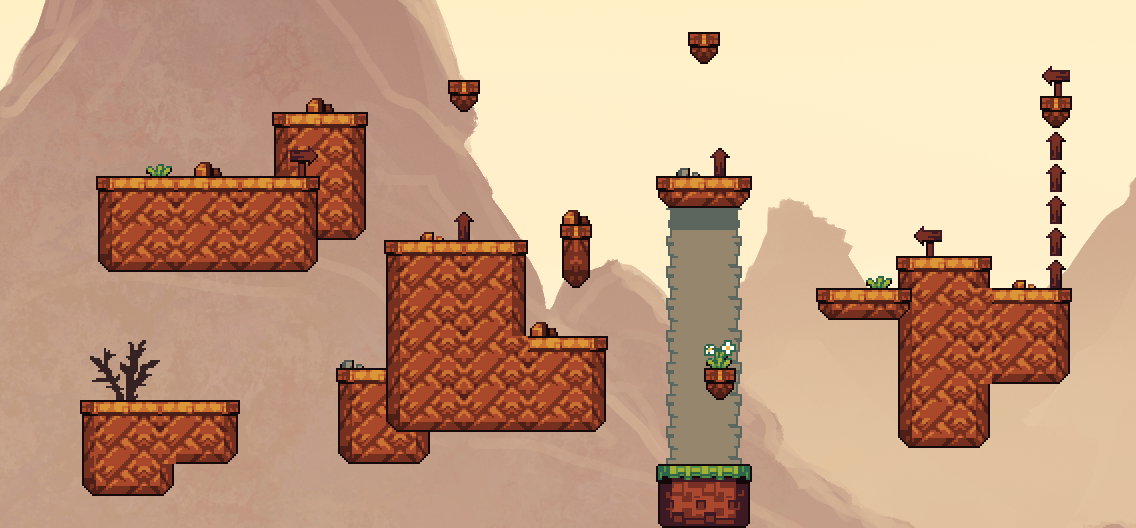

This game map was drawn from its Tiled (.tmx) file and the tilesets committed beside it. A one-line description and the trimmed map source follow:
An orthogonal 71x33 tile map with 16x16 px tiles, 4 tile layers (deco1, backPlatforms, deco2, frontPlatforms), 1 image layer and 27 objects (9x wall, 8x one_way, 3x teleport, 3x boost_up, 2x boost_left, ...).

<map version="1.0" tiledversion="1.1.1" orientation="orthogonal" renderorder="right-down" width="71" height="33" tilewidth="16" tileheight="16" infinite="0" nextobjectid="48">
 <tileset firstgid="1" source="main.tsx" />
 <imagelayer name="bg" offsetx="-366.818" offsety="-374.818">
  <image source="../gfx/rock.png" width="1920" height="1080" />
  <properties>
   <property name="paralax" type="float" value="0.7" />
  </properties>
 </imagelayer>
 <layer name="deco1" width="71" height="33">
  <data>[2343 cells, 126 non-empty, 48 distinct tile ids]</data>
 </layer>
 <layer name="backPlatforms" width="71" height="33">
  <data>[2343 cells, 186 non-empty, 36 distinct tile ids]</data>
 </layer>
 <layer name="deco2" width="71" height="33">
  <data>[2343 cells, 64 non-empty, 24 distinct tile ids]</data>
 </layer>
 <layer name="frontPlatforms" width="71" height="33">
  <data>[2343 cells, 346 non-empty, 86 distinct tile ids]</data>
 </layer>
 <objectgroup name="collisions">
  <object id="1" name="wall" x="96" y="176" width="224" height="96">
   <properties>
    <property name="isWall" type="bool" value="true" />
   </properties>
  </object>
  <object id="2" name="one_way" x="271.333" y="114" width="96" height="16">
   <properties>
    <property name="isOneWay" type="bool" value="true" />
   </properties>
  </object>
  <object id="5" name="wall" x="384" y="240" width="144" height="192">
   <properties>
    <property name="isWall" type="bool" value="true" />
   </properties>
  </object>
  <object id="6" name="wall" x="528" y="336" width="80" height="96">
   <properties>
    <property name="isWall" type="bool" value="true" />
   </properties>
  </object>
  <object id="7" name="one_way" x="560" y="224" width="32" height="16">
   <properties>
    <property name="isOneWay" type="bool" value="true" />
   </properties>
  </object>
  <object id="8" name="one_way" x="1040" y="96" width="32" height="16">
   <properties>
    <property name="isOneWay" type="bool" value="true" />
   </properties>
  </object>
  <object id="9" name="one_way" x="704" y="368" width="32" height="16">
   <properties>
    <property name="isOneWay" type="bool" value="true" />
   </properties>
  </object>
  <object id="10" name="one_way" x="656" y="176" width="96" height="16">
   <properties>
    <property name="isOneWay" type="bool" value="true" />
   </properties>
  </object>
  <object id="11" name="one_way" x="816" y="288" width="96" height="16">
   <properties>
    <property name="isOneWay" type="bool" value="true" />
   </properties>
  </object>
  <object id="12" name="wall" x="896" y="256" width="96" height="192">
   <properties>
    <property name="isWall" type="bool" value="true" />
   </properties>
  </object>
  <object id="13" name="wall" x="992" y="288" width="80" height="96">
   <properties>
    <property name="isWall" type="bool" value="true" />
   </properties>
  </object>
  <object id="14" name="wall" x="336" y="368" width="96" height="96">
   <properties>
    <property name="isWall" type="bool" value="true" />
   </properties>
  </object>
  <object id="15" name="wall" x="80" y="400" width="160" height="64">
   <properties>
    <property name="isWall" type="bool" value="true" />
   </properties>
  </object>
  <object id="16" name="wall" x="80" y="464" width="96" height="32">
   <properties>
    <property name="isWall" type="bool" value="true" />
   </properties>
  </object>
  <object id="34" name="wall" x="656" y="464" width="96" height="64">
   <properties>
    <property name="isWall" type="bool" value="true" />
   </properties>
  </object>
  <object id="45" name="one_way" x="688" y="32" width="32" height="16">
   <properties>
    <property name="isOneWay" type="bool" value="true" />
   </properties>
  </object>
  <object id="47" name="one_way" x="448" y="80" width="32" height="16">
   <properties>
    <property name="isOneWay" type="bool" value="true" />
   </properties>
  </object>
 </objectgroup>
 <objectgroup name="triggers">
  <object id="17" name="boost_left" x="912" y="224" width="32" height="32">
   <properties>
    <property name="isTrigger" type="bool" value="true" />
    <property name="params" value="-2.5, 0" />
    <property name="triggerName" value="applyForce" />
   </properties>
  </object>
  <object id="28" name="teleport" x="-176" y="512" width="1536" height="16">
   <properties>
    <property name="isTrigger" type="bool" value="true" />
    <property name="params" value="576, 192" />
    <property name="triggerName" value="setPosition" />
   </properties>
  </object>
  <object id="31" name="boost_up" x="448" y="208" width="32" height="32">
   <properties>
    <property name="isTrigger" type="bool" value="true" />
    <property name="params" value="0, -100" />
    <property name="triggerName" value="applyForce" />
   </properties>
  </object>
  <object id="32" name="boost_right" x="288" y="144" width="32" height="32">
   <properties>
    <property name="isTrigger" type="bool" value="true" />
    <property name="params" value="5.0, 0" />
    <property name="triggerName" value="applyForce" />
   </properties>
  </object>
  <object id="41" name="teleport" x="-192" y="-176" width="16" height="688">
   <properties>
    <property name="isTrigger" type="bool" value="true" />
    <property name="params" value="576, 192" />
    <property name="triggerName" value="setPosition" />
   </properties>
  </object>
  <object id="42" name="teleport" x="1360" y="-176" width="16" height="688">
   <properties>
    <property name="isTrigger" type="bool" value="true" />
    <property name="params" value="576, 192" />
    <property name="triggerName" value="setPosition" />
   </properties>
  </object>
  <object id="43" name="boost_up" x="1040" y="128" width="32" height="160">
   <properties>
    <property name="isTrigger" type="bool" value="true" />
    <property name="params" value="0, -100" />
    <property name="triggerName" value="applyForce" />
   </properties>
  </object>
  <object id="44" name="boost_left" x="1040" y="64" width="32" height="32">
   <properties>
    <property name="isTrigger" type="bool" value="true" />
    <property name="params" value="-100, -100" />
    <property name="triggerName" value="setForce" />
   </properties>
  </object>
  <object id="46" name="boost_up" x="704" y="144" width="32" height="32">
   <properties>
    <property name="isTrigger" type="bool" value="true" />
    <property name="params" value="0, -50" />
    <property name="triggerName" value="applyForce" />
   </properties>
  </object>
 </objectgroup>
 <objectgroup name="zones">
  <object id="24" name="player" x="576" y="192">
   <properties>
    <property name="isPlayer" type="bool" value="true" />
   </properties>
   <point />
  </object>
 </objectgroup>
</map>
